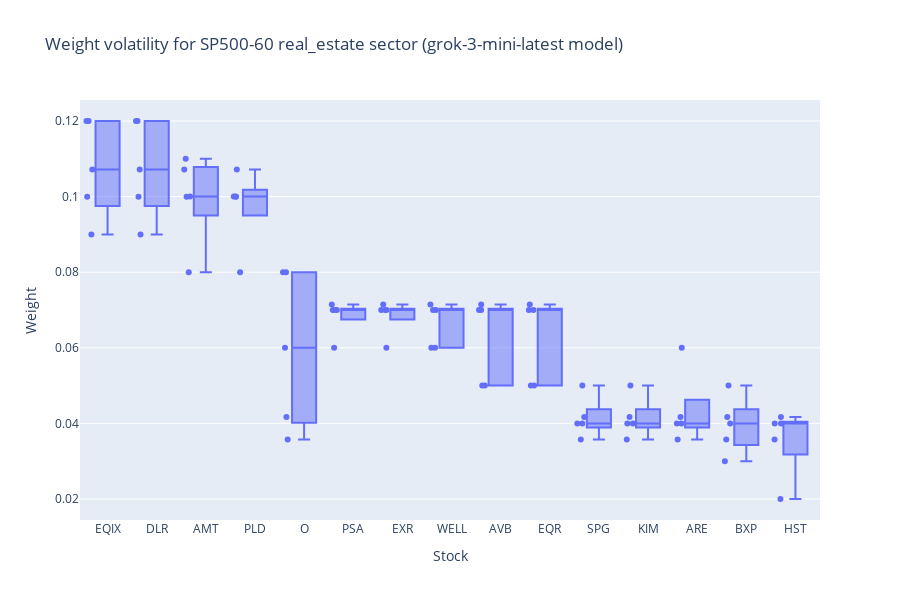

The notebook cell saved with this chart:
### Markdown cell above
## Weight volatility

### Code cell
# gpt
if model == 'gpt-4o-2024-11-20':
    csv_path_write_avg = f'cached/gpt/4o_avg_weights_response/responses15_auto_{sector_name}.csv'
elif model == "gpt-4.1":
    csv_path_write_avg = f'cached/gpt/4.1_avg_weights_response/responses15_auto_{sector_name}.csv'
elif model == "o4-mini":
    csv_path_write_avg = f'cached/gpt/o4-mini_avg_weights_response/responses15_auto_{sector_name}.csv'
# ds
elif model == 'deepseek-chat':
    csv_path_write_avg = f'cached/ds/dsV3_avg_weights_response/responses15_auto_{sector_name}.csv'
elif model == 'deepseek-reasoner':
    csv_path_write_avg = f'cached/ds/dsR1_avg_weights_response/responses15_auto_{sector_name}.csv'
# claude
elif model == 'claude-3-7-sonnet-20250219':
    csv_path_write_avg = f'cached/claude/sonnet-3.7_avg_weights_response/responses15_auto_{sector_name}.csv'
elif model == 'claude-sonnet-4-20250514':
    csv_path_write_avg = f'cached/claude/sonnet-4_avg_weights_response/responses15_auto_{sector_name}.csv'
elif model == 'claude-opus-4-20250514':
    csv_path_write_avg = f'cached/claude/opus-4_avg_weights_response/responses15_auto_{sector_name}.csv'
# gemini
elif model == 'gemini-2.5-pro-preview-05-06':
    csv_path_write_avg = f'cached/gemini/gemini_avg_weights_response/responses15_auto_{sector_name}.csv'
# grok
elif model == 'grok-3-latest':
    csv_path_write_avg = f'cached/grok/grok3_avg_weights_response/responses15_auto_{sector_name}.csv'
elif model == 'grok-3-mini-latest':
    csv_path_write_avg = f'cached/grok/grok3-mini_avg_weights_response/responses15_auto_{sector_name}.csv'

dfw = pd.read_csv(csv_path_write_avg)

fig = px.box(dfw, x='Stock', y=['Weight_0', 'Weight_1', 'Weight_2', 'Weight_3', 'Weight_4'], points="all",
             title=f"Weight volatility for {full_ticker} {sector_name} sector ({model} model)",
             labels={'variable': 'Columns', 'value': 'Weight'})

fig.update_layout(height=600, width=900)
fig.show()

### Figure 1 — Plotly figure (JSON) as saved in the notebook; plotly's stock layout.template omitted (floating-point values rounded to 4 significant figures)
{"data": [{"alignmentgroup": "True", "boxpoints": "all", "hovertemplate": "Stock=%{x}<br>Weight=%{y}<extra></extra>", "legendgroup": "", "marker": {"color": "#636efa"}, "name": "", "notched": false, "offsetgroup": "", "orientation": "v", "showlegend": false, "type": "box", "x": ["EQIX", "DLR", "AMT", "PLD", "O", "PSA", "EXR", "WELL", "AVB", "EQR", "SPG", "KIM", "ARE", "BXP", "HST", "EQIX", "DLR", "AMT", "PLD", "O", "PSA", "EXR", "WELL", "AVB", "EQR", "SPG", "KIM", "ARE", "BXP", "HST", "EQIX", "DLR", "AMT", "PLD", "O", "PSA", "EXR", "WELL", "AVB", "EQR", "SPG", "KIM", "ARE", "BXP", "HST", "EQIX", "DLR", "AMT", "PLD", "O", "PSA", "EXR", "WELL", "AVB", "EQR", "SPG", "KIM", "ARE", "BXP", "HST", "EQIX", "DLR", "AMT", "PLD", "O", "PSA", "EXR", "WELL", "AVB", "EQR", "SPG", "KIM", "ARE", "BXP", "HST"], "x0": " ", "xaxis": "x", "y": [0.12, 0.12, 0.1, 0.1, 0.08, 0.06, 0.06, 0.06, 0.05, 0.05, 0.04, 0.04, 0.04, 0.04, 0.04, 0.12, 0.12, 0.11, 0.1, 0.08, 0.07, 0.07, 0.06, 0.05, 0.05, 0.04, 0.04, 0.04, 0.03, 0.02, 0.1071, 0.1071, 0.1071, 0.1071, 0.03571, 0.07143, 0.07143, 0.07143, 0.07143, 0.07143, 0.03571, 0.03571, 0.03571, 0.03571, 0.03571, 0.09998, 0.09998, 0.09998, 0.09998, 0.04169, 0.06999, 0.06999, 0.06999, 0.06999, 0.06999, 0.04169, 0.04169, 0.04169, 0.04169, 0.04169, 0.09, 0.09, 0.08, 0.08, 0.06, 0.07, 0.07, 0.07, 0.07, 0.07, 0.05, 0.05, 0.06, 0.05, 0.04], "y0": " ", "yaxis": "y"}], "layout": {"boxmode": "group", "height": 600, "legend": {"tracegroupgap": 0}, "title": {"text": "Weight volatility for SP500-60 real_estate sector (grok-3-mini-latest model)"}, "width": 900, "xaxis": {"anchor": "y", "domain": [0, 1], "title": {"text": "Stock"}}, "yaxis": {"anchor": "x", "domain": [0, 1], "title": {"text": "Weight"}}}}
